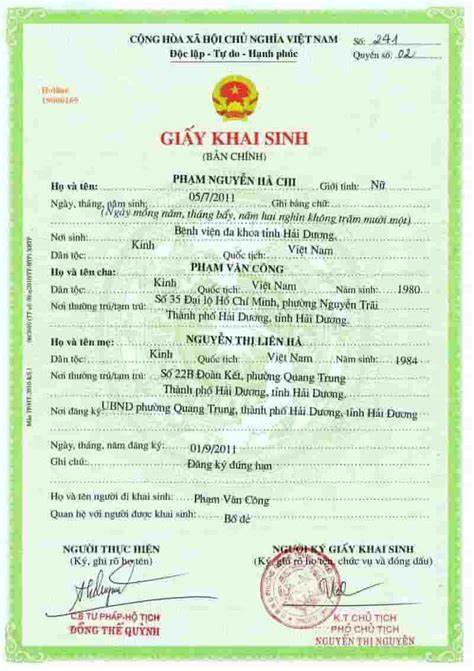
#> input picture Open_cv/photos/sample2.jpg, 474 x 671 px, found by its file name
$ python POE.py
#> lines starting #> are read from the running program, lines starting #| are printed output that depends on the picture; after the words box and inside, x2 and y2 are one past the last pixel; in counts of white or black regions, pixels touching at a corner belong together
import cv2
import pytesseract

# Đường dẫn đến tesseract
pytesseract.pytesseract.tesseract_cmd = r'C:\Program Files\Tesseract-OCR\tesseract.exe'

# Đường dẫn đến hình ảnh
image_path = r'D:\Test_Lab\Open_cv\photos\sample2.jpg'  # Sử dụng r'' để tránh lỗi escape

# Đọc hình ảnh từ file
image = cv2.imread(image_path)
#> image is the input picture: shape (671, 474, 3); mean B, G, R 207.7, 232.6, 213.7

# Kiểm tra xem hình ảnh có được đọc thành công không
if image is None:
    print("Error: Không thể đọc hình ảnh. Vui lòng kiểm tra đường dẫn.")
else:
    # Chuyển đổi sang ảnh xám
    image_gray = cv2.cvtColor(image, cv2.COLOR_BGR2GRAY)
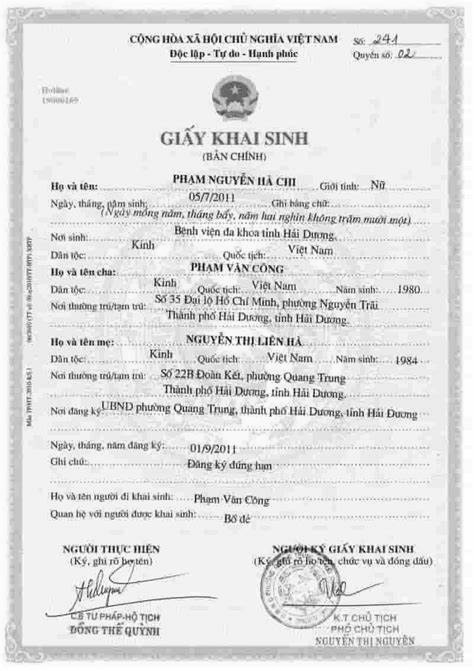
#> image_gray: shape (671, 474); min 3, max 255, mean 224.1

    # Kiểm tra kích thước
    height, width = image_gray.shape
#> height = 671; width = 474
    print("width : ", width)
#| width :  474
    print("height : ", height)
#| height :  671

    # Xác định vùng cắt
    x1, y1 = 0, 0
    x2, y2 = int(width * 0.3), int(height * 0.2)
#> x2 = 142; y2 = 134

    # Đảm bảo các chỉ số cắt hợp lệ
    if x1 >= 0 and x2 <= width and y1 >= 0 and y2 <= height:
        # Cắt một phần của ảnh
        cropped_image = image_gray[y1:y2, x1:x2]
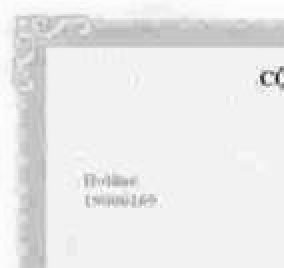
#> cropped_image: shape (134, 142) (shown 2 times larger); min 16, max 254, mean 233.8

        # Áp dụng ngưỡng tùy chọn
        threshold_value = 100 # Thay đổi giá trị này để điều chỉnh độ tương phản
        _, binary_image = cv2.threshold(cropped_image, threshold_value, 255, cv2.THRESH_BINARY)
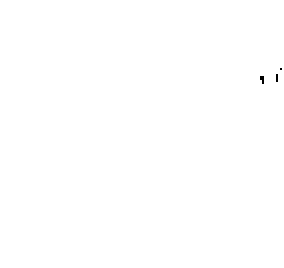
#> binary_image: shape (134, 142) (shown 2 times larger); 99.9% white; black in thin lines or dots, all inside (x1, y1, x2, y2) = (130, 34, 141, 42)

        # Nhận diện văn bản từ hình ảnh đã cắt
#> (the run stopped early here; a loop or call above may not have finished)
